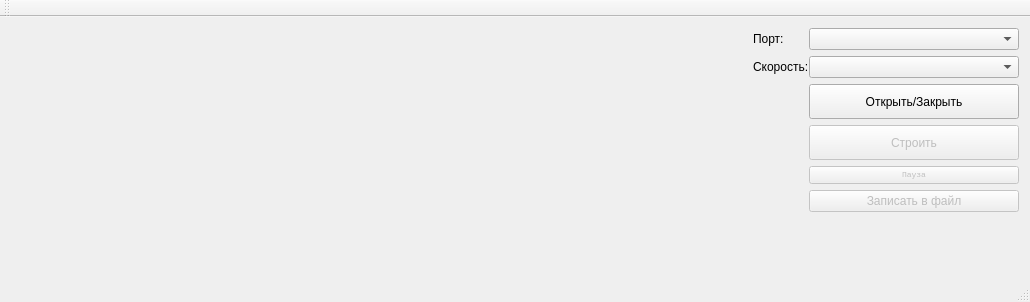
<?xml version="1.0" encoding="UTF-8"?>
<ui version="4.0">
 <class>MainWindow</class>
 <widget class="QMainWindow" name="MainWindow">
  <property name="enabled">
   <bool>true</bool>
  </property>
  <property name="geometry">
   <rect>
    <x>0</x>
    <y>0</y>
    <width>1030</width>
    <height>302</height>
   </rect>
  </property>
  <property name="minimumSize">
   <size>
    <width>1030</width>
    <height>300</height>
   </size>
  </property>
  <property name="maximumSize">
   <size>
    <width>1920</width>
    <height>1080</height>
   </size>
  </property>
  <property name="windowTitle">
   <string>MainWindow</string>
  </property>
  <widget class="QWidget" name="centralWidget">
   <layout class="QGridLayout" name="gridLayout_2">
    <item row="0" column="0">
     <layout class="QHBoxLayout" name="horizontalLayout" stretch="1,1,0">
      <property name="sizeConstraint">
       <enum>QLayout::SetMaximumSize</enum>
      </property>
      <property name="bottomMargin">
       <number>0</number>
      </property>
      <item>
       <widget class="QCustomPlot" name="Plot_DataIn" native="true">
        <property name="sizePolicy">
         <sizepolicy hsizetype="Preferred" vsizetype="Expanding">
          <horstretch>0</horstretch>
          <verstretch>158</verstretch>
         </sizepolicy>
        </property>
       </widget>
      </item>
      <item>
       <widget class="QCustomPlot" name="Plot_DataOut" native="true"/>
      </item>
      <item>
       <layout class="QGridLayout" name="gridLayout_5">
        <property name="sizeConstraint">
         <enum>QLayout::SetDefaultConstraint</enum>
        </property>
        <property name="horizontalSpacing">
         <number>0</number>
        </property>
        <item row="11" column="0">
         <spacer name="verticalSpacer">
          <property name="orientation">
           <enum>Qt::Vertical</enum>
          </property>
          <property name="sizeHint" stdset="0">
           <size>
            <width>20</width>
            <height>3000</height>
           </size>
          </property>
         </spacer>
        </item>
        <item row="1" column="1">
         <widget class="QComboBox" name="portComboBox"/>
        </item>
        <item row="10" column="1">
         <widget class="QPushButton" name="pbSaveData">
          <property name="enabled">
           <bool>false</bool>
          </property>
          <property name="text">
           <string>Записать в файл</string>
          </property>
         </widget>
        </item>
        <item row="3" column="0">
         <widget class="QLabel" name="label_18">
          <property name="maximumSize">
           <size>
            <width>174</width>
            <height>16777215</height>
           </size>
          </property>
          <property name="text">
           <string>Скорость:</string>
          </property>
         </widget>
        </item>
        <item row="3" column="1">
         <widget class="QComboBox" name="baudComboBox"/>
        </item>
        <item row="7" column="1">
         <widget class="QToolButton" name="tbPlot">
          <property name="enabled">
           <bool>false</bool>
          </property>
          <property name="minimumSize">
           <size>
            <width>210</width>
            <height>35</height>
           </size>
          </property>
          <property name="text">
           <string>Строить</string>
          </property>
          <property name="checkable">
           <bool>true</bool>
          </property>
         </widget>
        </item>
        <item row="8" column="1">
         <widget class="QPushButton" name="pbPause">
          <property name="enabled">
           <bool>false</bool>
          </property>
          <property name="font">
           <font>
            <family>Courier New</family>
            <pointsize>6</pointsize>
           </font>
          </property>
          <property name="text">
           <string>Пауза</string>
          </property>
          <property name="checkable">
           <bool>true</bool>
          </property>
         </widget>
        </item>
        <item row="6" column="1">
         <widget class="QToolButton" name="tbAccessToPort">
          <property name="enabled">
           <bool>true</bool>
          </property>
          <property name="minimumSize">
           <size>
            <width>210</width>
            <height>35</height>
           </size>
          </property>
          <property name="text">
           <string>Открыть/Закрыть</string>
          </property>
          <property name="checkable">
           <bool>true</bool>
          </property>
          <property name="checked">
           <bool>false</bool>
          </property>
         </widget>
        </item>
        <item row="1" column="0">
         <widget class="QLabel" name="label_17">
          <property name="maximumSize">
           <size>
            <width>50</width>
            <height>16777215</height>
           </size>
          </property>
          <property name="text">
           <string>Порт:</string>
          </property>
         </widget>
        </item>
       </layout>
      </item>
     </layout>
    </item>
   </layout>
  </widget>
  <widget class="QMenuBar" name="menuBar">
   <property name="geometry">
    <rect>
     <x>0</x>
     <y>0</y>
     <width>1030</width>
     <height>26</height>
    </rect>
   </property>
  </widget>
  <widget class="QToolBar" name="mainToolBar">
   <attribute name="toolBarArea">
    <enum>TopToolBarArea</enum>
   </attribute>
   <attribute name="toolBarBreak">
    <bool>false</bool>
   </attribute>
  </widget>
  <widget class="QStatusBar" name="statusBar"/>
 </widget>
 <layoutdefault spacing="6" margin="11"/>
 <customwidgets>
  <customwidget>
   <class>QCustomPlot</class>
   <extends>QWidget</extends>
   <header>qcustomplot.h</header>
   <container>1</container>
  </customwidget>
 </customwidgets>
 <resources/>
 <connections/>
</ui>
